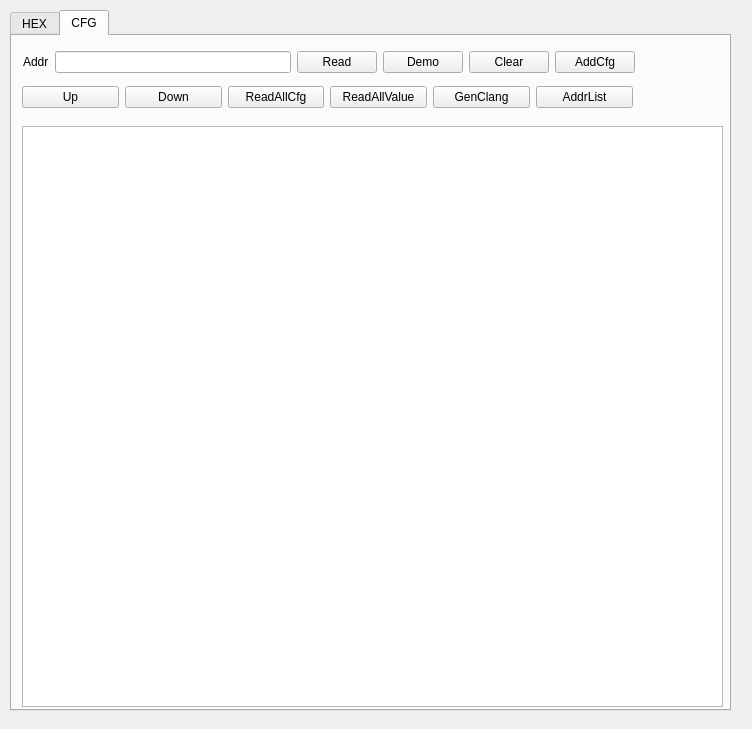
<?xml version="1.0" encoding="UTF-8"?>
<ui version="4.0">
 <class>MainWindow</class>
 <widget class="QMainWindow" name="MainWindow">
  <property name="geometry">
   <rect>
    <x>0</x>
    <y>0</y>
    <width>752</width>
    <height>729</height>
   </rect>
  </property>
  <property name="windowTitle">
   <string>MainWindow</string>
  </property>
  <widget class="QWidget" name="centralwidget">
   <widget class="QTabWidget" name="tabWidget">
    <property name="geometry">
     <rect>
      <x>10</x>
      <y>10</y>
      <width>721</width>
      <height>701</height>
     </rect>
    </property>
    <property name="currentIndex">
     <number>1</number>
    </property>
    <widget class="QWidget" name="hex_tab">
     <attribute name="title">
      <string>HEX</string>
     </attribute>
     <widget class="Line" name="line">
      <property name="geometry">
       <rect>
        <x>10</x>
        <y>140</y>
        <width>721</width>
        <height>16</height>
       </rect>
      </property>
      <property name="orientation">
       <enum>Qt::Horizontal</enum>
      </property>
     </widget>
     <widget class="Line" name="line_2">
      <property name="geometry">
       <rect>
        <x>10</x>
        <y>280</y>
        <width>721</width>
        <height>16</height>
       </rect>
      </property>
      <property name="orientation">
       <enum>Qt::Horizontal</enum>
      </property>
     </widget>
     <widget class="QWidget" name="layoutWidget">
      <property name="geometry">
       <rect>
        <x>10</x>
        <y>170</y>
        <width>461</width>
        <height>100</height>
       </rect>
      </property>
      <layout class="QVBoxLayout" name="verticalLayout">
       <item>
        <layout class="QHBoxLayout" name="horizontalLayout_4">
         <item>
          <layout class="QVBoxLayout" name="verticalLayout_75">
           <item>
            <widget class="QLabel" name="label_81">
             <property name="text">
              <string>15</string>
             </property>
             <property name="alignment">
              <set>Qt::AlignCenter</set>
             </property>
            </widget>
           </item>
           <item>
            <widget class="QCheckBox" name="check_32_15">
             <property name="text">
              <string/>
             </property>
            </widget>
           </item>
          </layout>
         </item>
         <item>
          <layout class="QVBoxLayout" name="verticalLayout_76">
           <item>
            <widget class="QLabel" name="label_82">
             <property name="text">
              <string>14</string>
             </property>
             <property name="alignment">
              <set>Qt::AlignCenter</set>
             </property>
            </widget>
           </item>
           <item>
            <widget class="QCheckBox" name="check_32_14">
             <property name="text">
              <string/>
             </property>
            </widget>
           </item>
          </layout>
         </item>
         <item>
          <layout class="QVBoxLayout" name="verticalLayout_77">
           <item>
            <widget class="QLabel" name="label_83">
             <property name="text">
              <string>13</string>
             </property>
             <property name="alignment">
              <set>Qt::AlignCenter</set>
             </property>
            </widget>
           </item>
           <item>
            <widget class="QCheckBox" name="check_32_13">
             <property name="text">
              <string/>
             </property>
            </widget>
           </item>
          </layout>
         </item>
         <item>
          <layout class="QVBoxLayout" name="verticalLayout_78">
           <item>
            <widget class="QLabel" name="label_84">
             <property name="text">
              <string>12</string>
             </property>
             <property name="alignment">
              <set>Qt::AlignCenter</set>
             </property>
            </widget>
           </item>
           <item>
            <widget class="QCheckBox" name="check_32_12">
             <property name="text">
              <string/>
             </property>
            </widget>
           </item>
          </layout>
         </item>
         <item>
          <layout class="QVBoxLayout" name="verticalLayout_79">
           <item>
            <widget class="QLabel" name="label_85">
             <property name="text">
              <string>11</string>
             </property>
             <property name="alignment">
              <set>Qt::AlignCenter</set>
             </property>
            </widget>
           </item>
           <item>
            <widget class="QCheckBox" name="check_32_11">
             <property name="text">
              <string/>
             </property>
            </widget>
           </item>
          </layout>
         </item>
         <item>
          <layout class="QVBoxLayout" name="verticalLayout_80">
           <item>
            <widget class="QLabel" name="label_86">
             <property name="text">
              <string>10</string>
             </property>
             <property name="alignment">
              <set>Qt::AlignCenter</set>
             </property>
            </widget>
           </item>
           <item>
            <widget class="QCheckBox" name="check_32_10">
             <property name="text">
              <string/>
             </property>
            </widget>
           </item>
          </layout>
         </item>
         <item>
          <layout class="QVBoxLayout" name="verticalLayout_81">
           <item>
            <widget class="QLabel" name="label_87">
             <property name="text">
              <string>9</string>
             </property>
             <property name="alignment">
              <set>Qt::AlignCenter</set>
             </property>
            </widget>
           </item>
           <item>
            <widget class="QCheckBox" name="check_32_9">
             <property name="text">
              <string/>
             </property>
            </widget>
           </item>
          </layout>
         </item>
         <item>
          <layout class="QVBoxLayout" name="verticalLayout_82">
           <item>
            <widget class="QLabel" name="label_88">
             <property name="text">
              <string>8</string>
             </property>
             <property name="alignment">
              <set>Qt::AlignCenter</set>
             </property>
            </widget>
           </item>
           <item>
            <widget class="QCheckBox" name="check_32_8">
             <property name="text">
              <string/>
             </property>
            </widget>
           </item>
          </layout>
         </item>
         <item>
          <layout class="QVBoxLayout" name="verticalLayout_83">
           <item>
            <widget class="QLabel" name="label_89">
             <property name="text">
              <string>7</string>
             </property>
             <property name="alignment">
              <set>Qt::AlignCenter</set>
             </property>
            </widget>
           </item>
           <item>
            <widget class="QCheckBox" name="check_32_7">
             <property name="text">
              <string/>
             </property>
            </widget>
           </item>
          </layout>
         </item>
         <item>
          <layout class="QVBoxLayout" name="verticalLayout_84">
           <item>
            <widget class="QLabel" name="label_90">
             <property name="text">
              <string>6</string>
             </property>
             <property name="alignment">
              <set>Qt::AlignCenter</set>
             </property>
            </widget>
           </item>
           <item>
            <widget class="QCheckBox" name="check_32_6">
             <property name="text">
              <string/>
             </property>
            </widget>
           </item>
          </layout>
         </item>
         <item>
          <layout class="QVBoxLayout" name="verticalLayout_85">
           <item>
            <widget class="QLabel" name="label_91">
             <property name="text">
              <string>5</string>
             </property>
             <property name="alignment">
              <set>Qt::AlignCenter</set>
             </property>
            </widget>
           </item>
           <item>
            <widget class="QCheckBox" name="check_32_5">
             <property name="text">
              <string/>
             </property>
            </widget>
           </item>
          </layout>
         </item>
         <item>
          <layout class="QVBoxLayout" name="verticalLayout_86">
           <item>
            <widget class="QLabel" name="label_92">
             <property name="text">
              <string>4</string>
             </property>
             <property name="alignment">
              <set>Qt::AlignCenter</set>
             </property>
            </widget>
           </item>
           <item>
            <widget class="QCheckBox" name="check_32_4">
             <property name="text">
              <string/>
             </property>
            </widget>
           </item>
          </layout>
         </item>
         <item>
          <layout class="QVBoxLayout" name="verticalLayout_87">
           <item>
            <widget class="QLabel" name="label_93">
             <property name="text">
              <string>3</string>
             </property>
             <property name="alignment">
              <set>Qt::AlignCenter</set>
             </property>
            </widget>
           </item>
           <item>
            <widget class="QCheckBox" name="check_32_3">
             <property name="text">
              <string/>
             </property>
            </widget>
           </item>
          </layout>
         </item>
         <item>
          <layout class="QVBoxLayout" name="verticalLayout_88">
           <item>
            <widget class="QLabel" name="label_94">
             <property name="text">
              <string>2</string>
             </property>
             <property name="alignment">
              <set>Qt::AlignCenter</set>
             </property>
            </widget>
           </item>
           <item>
            <widget class="QCheckBox" name="check_32_2">
             <property name="text">
              <string/>
             </property>
            </widget>
           </item>
          </layout>
         </item>
         <item>
          <layout class="QVBoxLayout" name="verticalLayout_89">
           <item>
            <widget class="QLabel" name="label_95">
             <property name="text">
              <string>1</string>
             </property>
             <property name="alignment">
              <set>Qt::AlignCenter</set>
             </property>
            </widget>
           </item>
           <item>
            <widget class="QCheckBox" name="check_32_1">
             <property name="text">
              <string/>
             </property>
            </widget>
           </item>
          </layout>
         </item>
         <item>
          <layout class="QVBoxLayout" name="verticalLayout_90">
           <item>
            <widget class="QLabel" name="label_96">
             <property name="text">
              <string>0</string>
             </property>
             <property name="alignment">
              <set>Qt::AlignCenter</set>
             </property>
            </widget>
           </item>
           <item>
            <widget class="QCheckBox" name="check_32_0">
             <property name="text">
              <string/>
             </property>
            </widget>
           </item>
          </layout>
         </item>
        </layout>
       </item>
       <item>
        <layout class="QHBoxLayout" name="horizontalLayout_5">
         <item>
          <layout class="QVBoxLayout" name="verticalLayout_91">
           <item>
            <widget class="QLabel" name="label_97">
             <property name="text">
              <string>31</string>
             </property>
             <property name="alignment">
              <set>Qt::AlignCenter</set>
             </property>
            </widget>
           </item>
           <item>
            <widget class="QCheckBox" name="check_32_31">
             <property name="text">
              <string/>
             </property>
            </widget>
           </item>
          </layout>
         </item>
         <item>
          <layout class="QVBoxLayout" name="verticalLayout_92">
           <item>
            <widget class="QLabel" name="label_98">
             <property name="text">
              <string>30</string>
             </property>
             <property name="alignment">
              <set>Qt::AlignCenter</set>
             </property>
            </widget>
           </item>
           <item>
            <widget class="QCheckBox" name="check_32_30">
             <property name="text">
              <string/>
             </property>
            </widget>
           </item>
          </layout>
         </item>
         <item>
          <layout class="QVBoxLayout" name="verticalLayout_93">
           <item>
            <widget class="QLabel" name="label_99">
             <property name="text">
              <string>29</string>
             </property>
             <property name="alignment">
              <set>Qt::AlignCenter</set>
             </property>
            </widget>
           </item>
           <item>
            <widget class="QCheckBox" name="check_32_29">
             <property name="text">
              <string/>
             </property>
            </widget>
           </item>
          </layout>
         </item>
         <item>
          <layout class="QVBoxLayout" name="verticalLayout_94">
           <item>
            <widget class="QLabel" name="label_100">
             <property name="text">
              <string>28</string>
             </property>
             <property name="alignment">
              <set>Qt::AlignCenter</set>
             </property>
            </widget>
           </item>
           <item>
            <widget class="QCheckBox" name="check_32_28">
             <property name="text">
              <string/>
             </property>
            </widget>
           </item>
          </layout>
         </item>
         <item>
          <layout class="QVBoxLayout" name="verticalLayout_95">
           <item>
            <widget class="QLabel" name="label_101">
             <property name="text">
              <string>27</string>
             </property>
             <property name="alignment">
              <set>Qt::AlignCenter</set>
             </property>
            </widget>
           </item>
           <item>
            <widget class="QCheckBox" name="check_32_27">
             <property name="text">
              <string/>
             </property>
            </widget>
           </item>
          </layout>
         </item>
         <item>
          <layout class="QVBoxLayout" name="verticalLayout_96">
           <item>
            <widget class="QLabel" name="label_102">
             <property name="text">
              <string>26</string>
             </property>
             <property name="alignment">
              <set>Qt::AlignCenter</set>
             </property>
            </widget>
           </item>
           <item>
            <widget class="QCheckBox" name="check_32_26">
             <property name="text">
              <string/>
             </property>
            </widget>
           </item>
          </layout>
         </item>
         <item>
          <layout class="QVBoxLayout" name="verticalLayout_97">
           <item>
            <widget class="QLabel" name="label_103">
             <property name="text">
              <string>25</string>
             </property>
             <property name="alignment">
              <set>Qt::AlignCenter</set>
             </property>
            </widget>
           </item>
           <item>
            <widget class="QCheckBox" name="check_32_25">
             <property name="text">
              <string/>
             </property>
            </widget>
           </item>
          </layout>
         </item>
         <item>
          <layout class="QVBoxLayout" name="verticalLayout_98">
           <item>
            <widget class="QLabel" name="label_104">
             <property name="text">
              <string>24</string>
             </property>
             <property name="alignment">
              <set>Qt::AlignCenter</set>
             </property>
            </widget>
           </item>
           <item>
            <widget class="QCheckBox" name="check_32_24">
             <property name="text">
              <string/>
             </property>
            </widget>
           </item>
          </layout>
         </item>
         <item>
          <layout class="QVBoxLayout" name="verticalLayout_99">
           <item>
            <widget class="QLabel" name="label_105">
             <property name="text">
              <string>23</string>
             </property>
             <property name="alignment">
              <set>Qt::AlignCenter</set>
             </property>
            </widget>
           </item>
           <item>
            <widget class="QCheckBox" name="check_32_23">
             <property name="text">
              <string/>
             </property>
            </widget>
           </item>
          </layout>
         </item>
         <item>
          <layout class="QVBoxLayout" name="verticalLayout_100">
           <item>
            <widget class="QLabel" name="label_106">
             <property name="text">
              <string>22</string>
             </property>
             <property name="alignment">
              <set>Qt::AlignCenter</set>
             </property>
            </widget>
           </item>
           <item>
            <widget class="QCheckBox" name="check_32_22">
             <property name="text">
              <string/>
             </property>
            </widget>
           </item>
          </layout>
         </item>
         <item>
          <layout class="QVBoxLayout" name="verticalLayout_101">
           <item>
            <widget class="QLabel" name="label_107">
             <property name="text">
              <string>21</string>
             </property>
             <property name="alignment">
              <set>Qt::AlignCenter</set>
             </property>
            </widget>
           </item>
           <item>
            <widget class="QCheckBox" name="check_32_21">
             <property name="text">
              <string/>
             </property>
            </widget>
           </item>
          </layout>
         </item>
         <item>
          <layout class="QVBoxLayout" name="verticalLayout_102">
           <item>
            <widget class="QLabel" name="label_108">
             <property name="text">
              <string>20</string>
             </property>
             <property name="alignment">
              <set>Qt::AlignCenter</set>
             </property>
            </widget>
           </item>
           <item>
            <widget class="QCheckBox" name="check_32_20">
             <property name="text">
              <string/>
             </property>
            </widget>
           </item>
          </layout>
         </item>
         <item>
          <layout class="QVBoxLayout" name="verticalLayout_103">
           <item>
            <widget class="QLabel" name="label_109">
             <property name="text">
              <string>19</string>
             </property>
             <property name="alignment">
              <set>Qt::AlignCenter</set>
             </property>
            </widget>
           </item>
           <item>
            <widget class="QCheckBox" name="check_32_19">
             <property name="text">
              <string/>
             </property>
            </widget>
           </item>
          </layout>
         </item>
         <item>
          <layout class="QVBoxLayout" name="verticalLayout_104">
           <item>
            <widget class="QLabel" name="label_110">
             <property name="text">
              <string>18</string>
             </property>
             <property name="alignment">
              <set>Qt::AlignCenter</set>
             </property>
            </widget>
           </item>
           <item>
            <widget class="QCheckBox" name="check_32_18">
             <property name="text">
              <string/>
             </property>
            </widget>
           </item>
          </layout>
         </item>
         <item>
          <layout class="QVBoxLayout" name="verticalLayout_105">
           <item>
            <widget class="QLabel" name="label_111">
             <property name="text">
              <string>17</string>
             </property>
             <property name="alignment">
              <set>Qt::AlignCenter</set>
             </property>
            </widget>
           </item>
           <item>
            <widget class="QCheckBox" name="check_32_17">
             <property name="text">
              <string/>
             </property>
            </widget>
           </item>
          </layout>
         </item>
         <item>
          <layout class="QVBoxLayout" name="verticalLayout_106">
           <item>
            <widget class="QLabel" name="label_112">
             <property name="text">
              <string>16</string>
             </property>
             <property name="alignment">
              <set>Qt::AlignCenter</set>
             </property>
            </widget>
           </item>
           <item>
            <widget class="QCheckBox" name="check_32_16">
             <property name="text">
              <string/>
             </property>
            </widget>
           </item>
          </layout>
         </item>
        </layout>
       </item>
      </layout>
     </widget>
     <widget class="QTableWidget" name="hex_table">
      <property name="geometry">
       <rect>
        <x>10</x>
        <y>310</y>
        <width>691</width>
        <height>301</height>
       </rect>
      </property>
      <property name="rowCount">
       <number>32</number>
      </property>
      <property name="columnCount">
       <number>4</number>
      </property>
      <row/>
      <row/>
      <row/>
      <row/>
      <row/>
      <row/>
      <row/>
      <row/>
      <row/>
      <row/>
      <row/>
      <row/>
      <row/>
      <row/>
      <row/>
      <row/>
      <row/>
      <row/>
      <row/>
      <row/>
      <row/>
      <row/>
      <row/>
      <row/>
      <row/>
      <row/>
      <row/>
      <row/>
      <row/>
      <row/>
      <row/>
      <row/>
      <column/>
      <column/>
      <column/>
      <column/>
     </widget>
     <widget class="QCheckBox" name="hex_table_edit_check">
      <property name="geometry">
       <rect>
        <x>520</x>
        <y>620</y>
        <width>75</width>
        <height>19</height>
       </rect>
      </property>
      <property name="layoutDirection">
       <enum>Qt::LeftToRight</enum>
      </property>
      <property name="text">
       <string>Enable</string>
      </property>
     </widget>
     <widget class="QPushButton" name="hex_table_update_btn">
      <property name="geometry">
       <rect>
        <x>610</x>
        <y>620</y>
        <width>93</width>
        <height>28</height>
       </rect>
      </property>
      <property name="text">
       <string>Update</string>
      </property>
     </widget>
     <widget class="QCheckBox" name="hex_bit_edit_check">
      <property name="geometry">
       <rect>
        <x>480</x>
        <y>180</y>
        <width>81</width>
        <height>19</height>
       </rect>
      </property>
      <property name="text">
       <string>Enable</string>
      </property>
     </widget>
     <widget class="QWidget" name="layoutWidget">
      <property name="geometry">
       <rect>
        <x>12</x>
        <y>17</y>
        <width>541</width>
        <height>120</height>
       </rect>
      </property>
      <layout class="QGridLayout" name="gridLayout" columnstretch="0,1,0,0,0,0">
       <item row="0" column="3">
        <widget class="QPushButton" name="hex_addr_down">
         <property name="font">
          <font>
           <pointsize>9</pointsize>
          </font>
         </property>
         <property name="toolTip">
          <string>down addr</string>
         </property>
         <property name="text">
          <string>Down</string>
         </property>
        </widget>
       </item>
       <item row="0" column="2">
        <widget class="QPushButton" name="hex_addr_up">
         <property name="font">
          <font>
           <pointsize>9</pointsize>
          </font>
         </property>
         <property name="toolTip">
          <string>up addr</string>
         </property>
         <property name="text">
          <string>Up</string>
         </property>
         <property name="flat">
          <bool>false</bool>
         </property>
        </widget>
       </item>
       <item row="0" column="1">
        <widget class="QLineEdit" name="hex_line_edit_addr">
         <property name="sizePolicy">
          <sizepolicy hsizetype="Preferred" vsizetype="Fixed">
           <horstretch>0</horstretch>
           <verstretch>0</verstretch>
          </sizepolicy>
         </property>
         <property name="minimumSize">
          <size>
           <width>0</width>
           <height>0</height>
          </size>
         </property>
         <property name="text">
          <string>0x00000000</string>
         </property>
        </widget>
       </item>
       <item row="2" column="0">
        <widget class="QLabel" name="label_2">
         <property name="text">
          <string>Value</string>
         </property>
        </widget>
       </item>
       <item row="4" column="1">
        <widget class="QLineEdit" name="hex_line_edit_reset_value">
         <property name="text">
          <string>0x00000000</string>
         </property>
        </widget>
       </item>
       <item row="0" column="0">
        <widget class="QLabel" name="label">
         <property name="text">
          <string>Addr </string>
         </property>
        </widget>
       </item>
       <item row="4" column="2">
        <widget class="QPushButton" name="hex_reset_value_read_btn">
         <property name="text">
          <string>Read</string>
         </property>
        </widget>
       </item>
       <item row="2" column="2">
        <widget class="QPushButton" name="hex_read_btn">
         <property name="toolTip">
          <string>read addr value from json</string>
         </property>
         <property name="text">
          <string>Read</string>
         </property>
        </widget>
       </item>
       <item row="4" column="3">
        <widget class="QPushButton" name="hex_reset_value_save_btn">
         <property name="text">
          <string>Save</string>
         </property>
        </widget>
       </item>
       <item row="4" column="0">
        <widget class="QLabel" name="label_4">
         <property name="text">
          <string>Reset</string>
         </property>
        </widget>
       </item>
       <item row="2" column="1">
        <widget class="QLineEdit" name="hex_line_edit_value">
         <property name="text">
          <string>0x00000000</string>
         </property>
        </widget>
       </item>
       <item row="4" column="5">
        <widget class="QRadioButton" name="hex_update_reset_enable_radio">
         <property name="toolTip">
          <string>update bit cfg value to Value</string>
         </property>
         <property name="text">
          <string>Enable</string>
         </property>
        </widget>
       </item>
       <item row="2" column="3">
        <widget class="QPushButton" name="hex_save_btn">
         <property name="toolTip">
          <string>save value to json file</string>
         </property>
         <property name="text">
          <string>Save</string>
         </property>
        </widget>
       </item>
       <item row="1" column="0" colspan="6">
        <widget class="Line" name="line_3">
         <property name="orientation">
          <enum>Qt::Horizontal</enum>
         </property>
        </widget>
       </item>
       <item row="2" column="5">
        <widget class="QRadioButton" name="hex_update_value_enable_radio">
         <property name="toolTip">
          <string>update bit cfg value to Reset</string>
         </property>
         <property name="text">
          <string>Enable</string>
         </property>
        </widget>
       </item>
       <item row="3" column="0" colspan="6">
        <widget class="Line" name="line_4">
         <property name="orientation">
          <enum>Qt::Horizontal</enum>
         </property>
        </widget>
       </item>
       <item row="2" column="4">
        <widget class="QPushButton" name="hex_copy_reset_btn">
         <property name="text">
          <string>CpyReset</string>
         </property>
        </widget>
       </item>
       <item row="0" column="4">
        <widget class="QPushButton" name="hex_reload_btn">
         <property name="toolTip">
          <string>reload all data from json</string>
         </property>
         <property name="text">
          <string>Reload</string>
         </property>
        </widget>
       </item>
       <item row="4" column="4">
        <widget class="QPushButton" name="hex_copy_value_btn">
         <property name="text">
          <string>CpyValue</string>
         </property>
        </widget>
       </item>
      </layout>
     </widget>
     <widget class="QWidget" name="layoutWidget">
      <property name="geometry">
       <rect>
        <x>480</x>
        <y>240</y>
        <width>231</width>
        <height>30</height>
       </rect>
      </property>
      <layout class="QHBoxLayout" name="horizontalLayout_7">
       <item>
        <widget class="QPushButton" name="hex_bit_clear_all_btn">
         <property name="toolTip">
          <string>set all bit to 0</string>
         </property>
         <property name="text">
          <string>ClearAll</string>
         </property>
        </widget>
       </item>
       <item>
        <widget class="QPushButton" name="hex_bit_set_all_btn">
         <property name="toolTip">
          <string>set all bit to 1</string>
         </property>
         <property name="text">
          <string>SetAll</string>
         </property>
        </widget>
       </item>
      </layout>
     </widget>
    </widget>
    <widget class="QWidget" name="tab_2">
     <attribute name="title">
      <string>CFG</string>
     </attribute>
     <widget class="QTextEdit" name="cfg_text_edit">
      <property name="geometry">
       <rect>
        <x>10</x>
        <y>90</y>
        <width>701</width>
        <height>581</height>
       </rect>
      </property>
     </widget>
     <widget class="QWidget" name="layoutWidget">
      <property name="geometry">
       <rect>
        <x>11</x>
        <y>11</y>
        <width>612</width>
        <height>30</height>
       </rect>
      </property>
      <layout class="QHBoxLayout" name="horizontalLayout_2">
       <item>
        <widget class="QLabel" name="label_3">
         <property name="text">
          <string>Addr</string>
         </property>
        </widget>
       </item>
       <item>
        <widget class="QLineEdit" name="cfg_line_edit_addr"/>
       </item>
       <item>
        <widget class="QPushButton" name="cfg_read_btn">
         <property name="toolTip">
          <string>read addr config</string>
         </property>
         <property name="text">
          <string>Read</string>
         </property>
        </widget>
       </item>
       <item>
        <widget class="QPushButton" name="cfg_demo_btn">
         <property name="toolTip">
          <string>read json cfg file demo</string>
         </property>
         <property name="text">
          <string>Demo</string>
         </property>
        </widget>
       </item>
       <item>
        <widget class="QPushButton" name="cfg_clear_btn">
         <property name="toolTip">
          <string>clear text config</string>
         </property>
         <property name="text">
          <string>Clear</string>
         </property>
        </widget>
       </item>
       <item>
        <widget class="QPushButton" name="cfg_add_btn">
         <property name="toolTip">
          <string>save addr cfg to json</string>
         </property>
         <property name="text">
          <string>AddCfg</string>
         </property>
        </widget>
       </item>
      </layout>
     </widget>
     <widget class="QWidget" name="layoutWidget">
      <property name="geometry">
       <rect>
        <x>10</x>
        <y>46</y>
        <width>611</width>
        <height>30</height>
       </rect>
      </property>
      <layout class="QHBoxLayout" name="horizontalLayout_3">
       <item>
        <widget class="QPushButton" name="cfg_up_btn">
         <property name="toolTip">
          <string>addr minus 4</string>
         </property>
         <property name="text">
          <string>Up</string>
         </property>
        </widget>
       </item>
       <item>
        <widget class="QPushButton" name="cfg_down_btn">
         <property name="toolTip">
          <string>addr plus 4</string>
         </property>
         <property name="text">
          <string>Down</string>
         </property>
        </widget>
       </item>
       <item>
        <widget class="QPushButton" name="cfg_read_json_cfg_btn">
         <property name="toolTip">
          <string>read all json cfg file</string>
         </property>
         <property name="text">
          <string>ReadAllCfg</string>
         </property>
        </widget>
       </item>
       <item>
        <widget class="QPushButton" name="cfg_read_json_value_btn">
         <property name="toolTip">
          <string>read all value file</string>
         </property>
         <property name="text">
          <string>ReadAllValue</string>
         </property>
        </widget>
       </item>
       <item>
        <widget class="QPushButton" name="cfg_generate_reg_c_file">
         <property name="toolTip">
          <string>generate register c file</string>
         </property>
         <property name="text">
          <string>GenClang</string>
         </property>
        </widget>
       </item>
       <item>
        <widget class="QPushButton" name="cfg_addr_list_btn">
         <property name="toolTip">
          <string>get all config addr list</string>
         </property>
         <property name="text">
          <string>AddrList</string>
         </property>
        </widget>
       </item>
      </layout>
     </widget>
    </widget>
   </widget>
  </widget>
 </widget>
 <resources/>
 <connections/>
 <slots>
  <slot>on_hex_read_btn_clicked()</slot>
  <slot>on_hex_ok_btn_clicked()</slot>
 </slots>
</ui>
